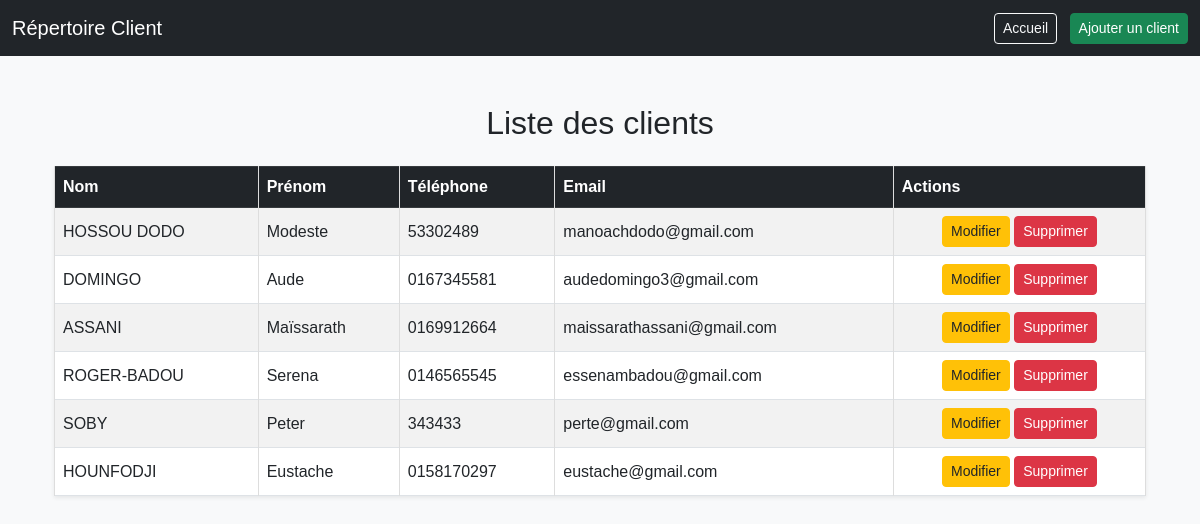
The page / on the database its author committed.
### models.py (models this page shows, shortened)
class Client(db.Model):
    id = db.Column(db.Integer, primary_key=True)
    nom = db.Column(db.String(100), nullable=False)
    prenom = db.Column(db.String(100), nullable=False)
    telephone = db.Column(db.String(20), nullable=False)
    email = db.Column(db.String(120), nullable=False, unique=True)
    boite_postale = db.Column(db.String(20), nullable=False)
    adresse = db.Column(db.String(200), nullable=False)
    ville = db.Column(db.String(100), nullable=False)
    pays = db.Column(db.String(100), nullable=False)
    dates = db.Column(db.DateTime, nullable=True)

### app.py (the view)
@app.route('/')
def index():
    clients = Client.query.all()
    return render_template('index.html', clients=clients)

### templates/index.html (shortened to what this page needs)
{% extends "base.html" %}
{% block content %}
<div class="container mt-4">
    <h2 class="text-center mb-4">Liste des clients</h2>
    <table class="table table-striped table-bordered align-middle shadow-sm">
        <thead class="table-dark">
            <tr>
                <th>Nom</th>
                <th>Prénom</th>
                <th>Téléphone</th>
                <th>Email</th>
                <th>Actions</th>
            </tr>
        </thead>
        <tbody>
            {% for c in clients %}
                <tr>
                    <td>{{ c.nom }}</td>
                    <td>{{ c.prenom }}</td>
                    <td>{{ c.telephone }}</td>
                    <td>{{ c.email }}</td>
                    <td class="text-center">
                        <a href="{{ url_for('edit_client', id=c.id) }}" class="btn btn-warning btn-sm text-dark">Modifier</a>
                        <a href="{{ url_for('delete_client', id=c.id) }}" class="btn btn-danger btn-sm"
                           onclick="return confirm('Supprimer ce client ?');">Supprimer</a>
                    </td>
                </tr>
            {% endfor %}
        </tbody>
    </table>
</div>
{% endblock %}

### templates/base.html (shortened to what this page needs)
<!DOCTYPE html>
<html lang="fr">
<head>
    <link href="https://cdn.jsdelivr.net/npm/bootstrap@5.3.0/dist/css/bootstrap.min.css" rel="stylesheet">
    <link rel="stylesheet" href="{{ url_for('static', filename='style.css') }}">
</head>
<body class="bg-light">
    <nav class="navbar navbar-expand-lg navbar-dark bg-dark">
        <div class="container-fluid">
            <a class="navbar-brand" href="{{ url_for('index') }}">Répertoire Client</a>
            <div>
                <a href="{{ url_for('index') }}" class="btn btn-outline-light btn-sm me-2">Accueil</a>
                <a href="{{ url_for('add_client') }}" class="btn btn-success btn-sm">Ajouter un client</a>
            </div>
        </div>
    </nav>
    <main class="container my-5">
        {% block content %}{% endblock %}
    </main>
</body>
</html>

### static/style.css (style rules this page uses)
body { font-family: Arial, sans-serif; background-color: #f8f9fa; margin: 0; padding: 0; }
h1, h2 { text-align: center; }
table { width: 100%; margin-top: 20px; border-collapse: collapse; }
table, th, td { border: 1px solid #ddd; }
th, td { padding: 10px; text-align: left; }

### rows shown on the page
Client: nom "HOSSOU DODO", prenom "Modeste", telephone "53302489", email "manoachdodo@gmail.com"
Client: nom "DOMINGO", prenom "Aude", telephone "0167345581", email "audedomingo3@gmail.com"
Client: nom "ASSANI", prenom "Maïssarath", telephone "0169912664", email "maissarathassani@gmail.com"
Client: nom "ROGER-BADOU", prenom "Serena", telephone "0146565545", email "essenambadou@gmail.com"
Client: nom "SOBY", prenom "Peter", telephone "343433", email "perte@gmail.com"
Client: nom "HOUNFODJI", prenom "Eustache", telephone "0158170297", email "eustache@gmail.com"
